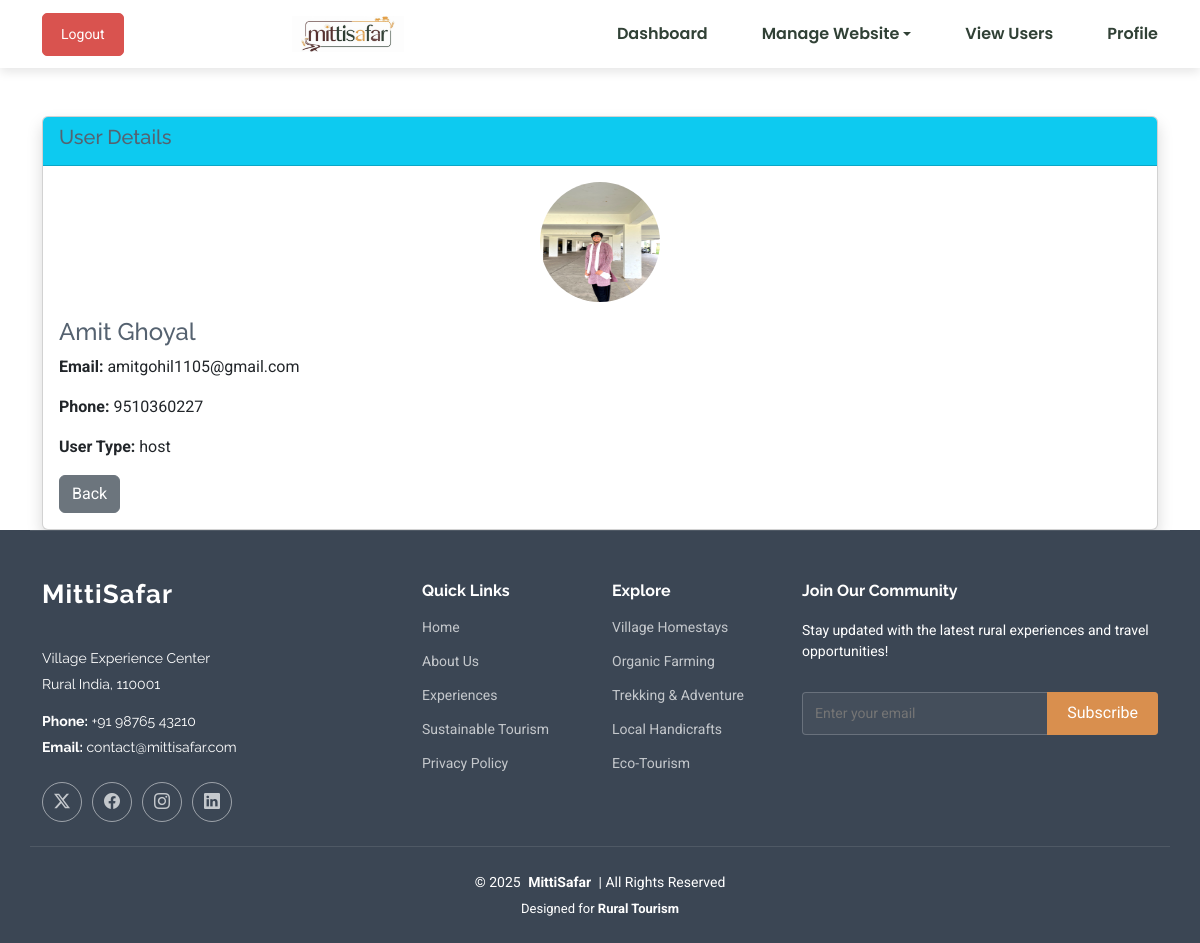
Screenshot of /admin/view_user_details.php?id=55 (signed in) with the database file from the repository.
### tables this page shows
CREATE TABLE `users` (
  `user_id` int(11) NOT NULL,
  `first_name` varchar(100) NOT NULL,
  `last_name` varchar(100) NOT NULL,
  `username` varchar(100) NOT NULL,
  `email` varchar(100) NOT NULL,
  `phone` varchar(15) NOT NULL,
  `password` varchar(255) NOT NULL,
  `date_of_birth` date NOT NULL,
  `gender` enum('Male','Female','Other') NOT NULL,
  `nationality` varchar(50) NOT NULL,
  `otp_code` varchar(6) DEFAULT NULL,
  `user_type` enum('admin','host','traveler') NOT NULL,
  `profile_pic` varchar(255) DEFAULT NULL,
  `status` enum('active','inactive','banned') DEFAULT 'active',
  `created_at` timestamp NOT NULL DEFAULT current_timestamp()
);

### admin/view_user_details.php (the view, shortened to what this page needs)
<!DOCTYPE html>
<html lang="en">
<head>
  <link href="../assets/vendor/bootstrap/css/bootstrap.min.css" rel="stylesheet">
  <link href="../assets/vendor/bootstrap-icons/bootstrap-icons.css" rel="stylesheet">
  <link href="../assets/vendor/aos/aos.css" rel="stylesheet">
  <link href="../assets/vendor/glightbox/css/glightbox.min.css" rel="stylesheet">
  <link href="../assets/vendor/swiper/swiper-bundle.min.css" rel="stylesheet">
  <link href="../assets/css/main.css" rel="stylesheet">
</head>
<body>
<?php
include '../includes/admin_header.php';
include '../config/db_connect.php';
$id = $_GET['id'];
$query = "SELECT * FROM users WHERE user_id = $id";
$result = mysqli_query($conn, $query);
$row = mysqli_fetch_assoc($result);
?>
<div class="container mt-5">
    <div class="card shadow">
        <div class="card-header bg-info text-white">
            <h5>User Details</h5>
        </div>
        <div class="card-body">
            <div class="text-center mb-3">
                <img src="../<?php echo $row['profile_pic']; ?>" width="120" height="120" class="rounded-circle">
            </div>
            <h4><?php echo $row['first_name'] . " " . $row['last_name']; ?></h4>
            <p><strong>Email:</strong> <?php echo $row['email']; ?></p>
            <p><strong>Phone:</strong> <?php echo $row['phone']; ?></p>
            <p><strong>User Type:</strong> <?php echo $row['user_type']; ?></p>
            <a href="view_users.php" class="btn btn-secondary">Back</a>
        </div>
    </div>
</div>
<?php include '../includes/footer.php'; ?>
</body>
</html>

### assets/css/main.css (style rules this page uses)
:root { --default-font: "Roboto", system-ui, -apple-system, "Segoe UI", Roboto, "Helvetica Neue", Arial, "Noto Sans", "Liberation Sans", sans-serif, "Apple Color Emoji", "Segoe UI Emoji", "Segoe UI Symbol", "Noto Color Emoji"; --heading-font: "Raleway", sans-serif; --nav-font: "Poppins", sans-serif; }
:root { --background-color: #ffffff; --default-color: #444444; --heading-color: #556270; --accent-color: #D98F4E; --surface-color: #ffffff; --contrast-color: #ffffff; }
:root { --nav-color: #556270; --nav-hover-color: #D98F4E; --nav-mobile-background-color: #ffffff; --nav-dropdown-background-color: #ffffff; --nav-dropdown-color: #556270; --nav-dropdown-hover-color: #D98F4E; }
:root { scroll-behavior: smooth; }
body { color: var(--default-color); background-color: var(--background-color); font-family: var(--default-font); }
a { color: var(--accent-color); text-decoration: none; transition: 0.3s; }
h1, h2, h3, h4, h5, h6 { color: var(--heading-color); font-family: var(--heading-font); }

### rows the page displays
users: profile_pic (picture), first_name "Amit", last_name "Ghoyal", email "amitgohil1105@gmail.com", phone "9510360227", user_type "host"
